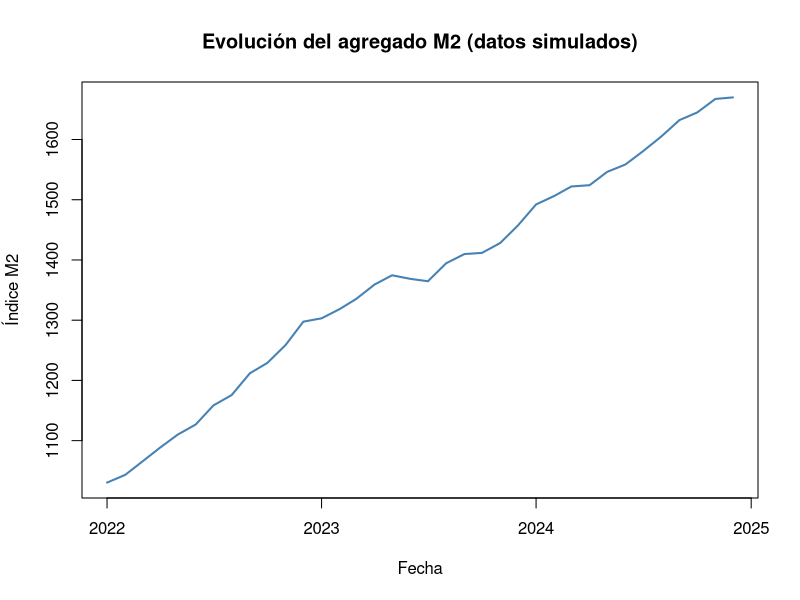

R code for this plot:
## ---- chunk 1
knitr::opts_chunk$set(
  echo       = TRUE,
  message    = FALSE,
  warning    = FALSE,
  fig.align  = "center",
  fig.width  = 10,
  fig.height = 6
)
## ---- chunk 2
# Ejemplo: verificación rápida del entorno de trabajo desde R
cat("R versión:", R.version.string, "\n")
cat("Paquetes disponibles:", c("rmarkdown", "knitr", "flexdashboard", "DBI") %in%
      rownames(installed.packages()), "\n")
## ---- chunk 3
# Ejemplo ilustrativo con datos simulados (mismo patrón que FRED/BCRP)
set.seed(42)
fechas <- seq(as.Date("2022-01-01"), by = "month", length.out = 36)
m2     <- 1000 + cumsum(rnorm(36, mean = 18, sd = 9))   # agregado M2 (base simulada)
ipc    <- 3.5 + 2.2 * sin(seq(0, 4 * pi, length.out = 36)) + rnorm(36, 0, 0.4)  # inflación anual %

datos_monetarios <- data.frame(fecha = fechas, M2 = m2, inflacion = ipc)

plot(fechas, m2, type = "l", col = "steelblue", lwd = 2,
     main = "Evolución del agregado M2 (datos simulados)",
     xlab = "Fecha", ylab = "Índice M2")
## ---- chunk 4
# Ejemplo ilustrativo: señal de cruce de medias móviles (datos simulados)
set.seed(7)
n     <- 250
ret   <- rnorm(n, mean = 0.0005, sd = 0.012)
precio <- cumprod(1 + ret) * 100

sma_20 <- rep(NA, n)   # media móvil simple de 20 días (base R)
for (i in 20:n) sma_20[i] <- mean(precio[(i - 19):i])

senal <- rep(NA, n)    # 1 = sobre media móvil, 0 = bajo
senal[!is.na(sma_20)] <- as.numeric(precio[!is.na(sma_20)] > sma_20[!is.na(sma_20)])

cat("Días con precio sobre la media móvil:", sum(senal, na.rm = TRUE),
    "de", n - 19, "observaciones con señal\n")
## ---- chunk 5
# Cuotas decimales de distintas casas para el mismo evento
cuotas    <- c(2.10, 3.40, 5.00)     # victoria local, empate, victoria visitante
probs     <- 1 / cuotas              # probabilidad implícita por cuota
overround <- sum(probs)              # margen combinado (debe ser < 1 para arbitrar)

cat("Cuotas:", cuotas, "\n")
cat("Probabilidades implícitas:", round(probs, 4), "\n")
cat("Suma (overround):", round(overround, 4), "\n")

if (overround < 1) {
  beneficio <- (1 / overround) - 1                       # rentabilidad garantizada
  apuesta   <- (1 / cuotas) / sum(1 / cuotas)            # distribución óptima del bankroll
  cat("¡Arbitraje detectado! Beneficio garantizado:", round(beneficio * 100, 2), "%\n")
  cat("Distribución óptima del bankroll:", round(apuesta, 4), "\n")
} else {
  cat("Sin arbitraje: el margen de las casas impide el beneficio garantizado.\n")
}
